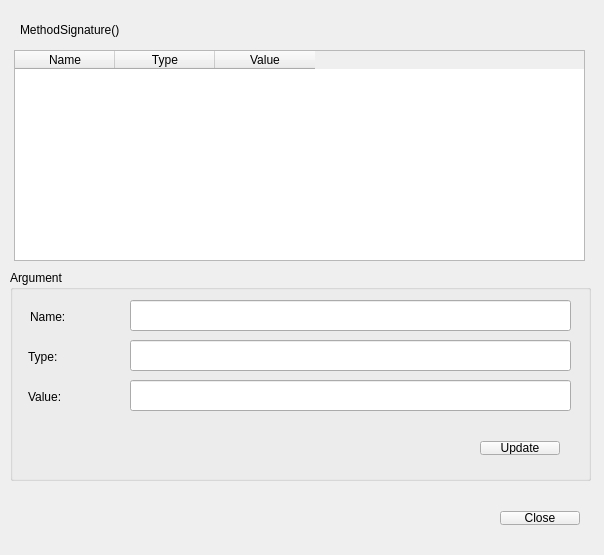
<?xml version="1.0" encoding="UTF-8"?>
<ui version="4.0">
 <class>ExperimentMethodParamsConfiguration</class>
 <widget class="QWidget" name="ExperimentMethodParamsConfiguration">
  <property name="geometry">
   <rect>
    <x>0</x>
    <y>0</y>
    <width>604</width>
    <height>555</height>
   </rect>
  </property>
  <property name="windowTitle">
   <string>ExperimentMethodParamsConfiguration</string>
  </property>
  <widget class="QWidget" name="layoutWidget">
   <property name="geometry">
    <rect>
     <x>10</x>
     <y>500</y>
     <width>581</width>
     <height>36</height>
    </rect>
   </property>
   <layout class="QHBoxLayout" name="horizontalLayout">
    <property name="sizeConstraint">
     <enum>QLayout::SetDefaultConstraint</enum>
    </property>
    <item>
     <spacer name="horizontalSpacer">
      <property name="orientation">
       <enum>Qt::Horizontal</enum>
      </property>
      <property name="sizeHint" stdset="0">
       <size>
        <width>40</width>
        <height>20</height>
       </size>
      </property>
     </spacer>
    </item>
    <item>
     <widget class="QPushButton" name="pbClose">
      <property name="text">
       <string>Close</string>
      </property>
     </widget>
    </item>
   </layout>
  </widget>
  <widget class="QTableWidget" name="twParameters">
   <property name="geometry">
    <rect>
     <x>14</x>
     <y>50</y>
     <width>571</width>
     <height>211</height>
    </rect>
   </property>
   <property name="editTriggers">
    <set>QAbstractItemView::NoEditTriggers</set>
   </property>
   <property name="selectionMode">
    <enum>QAbstractItemView::SingleSelection</enum>
   </property>
   <property name="selectionBehavior">
    <enum>QAbstractItemView::SelectRows</enum>
   </property>
   <property name="showGrid">
    <bool>false</bool>
   </property>
   <property name="columnCount">
    <number>3</number>
   </property>
   <attribute name="verticalHeaderVisible">
    <bool>false</bool>
   </attribute>
   <column>
    <property name="text">
     <string>Name</string>
    </property>
   </column>
   <column>
    <property name="text">
     <string>Type</string>
    </property>
   </column>
   <column>
    <property name="text">
     <string>Value</string>
    </property>
   </column>
  </widget>
  <widget class="QLabel" name="labMethodSignature">
   <property name="geometry">
    <rect>
     <x>20</x>
     <y>20</y>
     <width>551</width>
     <height>19</height>
    </rect>
   </property>
   <property name="text">
    <string>MethodSignature()</string>
   </property>
  </widget>
  <widget class="QGroupBox" name="gbParameter">
   <property name="geometry">
    <rect>
     <x>10</x>
     <y>270</y>
     <width>581</width>
     <height>211</height>
    </rect>
   </property>
   <property name="title">
    <string>Argument</string>
   </property>
   <widget class="QLabel" name="label_2">
    <property name="geometry">
     <rect>
      <x>20</x>
      <y>30</y>
      <width>71</width>
      <height>34</height>
     </rect>
    </property>
    <property name="text">
     <string>Name:</string>
    </property>
   </widget>
   <widget class="QLineEdit" name="leParamName">
    <property name="geometry">
     <rect>
      <x>120</x>
      <y>30</y>
      <width>441</width>
      <height>31</height>
     </rect>
    </property>
   </widget>
   <widget class="QLabel" name="label_3">
    <property name="geometry">
     <rect>
      <x>18</x>
      <y>70</y>
      <width>71</width>
      <height>34</height>
     </rect>
    </property>
    <property name="text">
     <string>Type:</string>
    </property>
   </widget>
   <widget class="QLineEdit" name="leParamType">
    <property name="geometry">
     <rect>
      <x>120</x>
      <y>70</y>
      <width>441</width>
      <height>31</height>
     </rect>
    </property>
   </widget>
   <widget class="QLabel" name="label_4">
    <property name="geometry">
     <rect>
      <x>18</x>
      <y>110</y>
      <width>71</width>
      <height>34</height>
     </rect>
    </property>
    <property name="text">
     <string>Value:</string>
    </property>
   </widget>
   <widget class="QLineEdit" name="leParamValue">
    <property name="geometry">
     <rect>
      <x>120</x>
      <y>110</y>
      <width>441</width>
      <height>31</height>
     </rect>
    </property>
   </widget>
   <widget class="QWidget" name="layoutWidget_2">
    <property name="geometry">
     <rect>
      <x>10</x>
      <y>160</y>
      <width>551</width>
      <height>36</height>
     </rect>
    </property>
    <layout class="QHBoxLayout" name="horizontalLayout_3">
     <property name="sizeConstraint">
      <enum>QLayout::SetDefaultConstraint</enum>
     </property>
     <item>
      <spacer name="horizontalSpacer_3">
       <property name="orientation">
        <enum>Qt::Horizontal</enum>
       </property>
       <property name="sizeHint" stdset="0">
        <size>
         <width>40</width>
         <height>20</height>
        </size>
       </property>
      </spacer>
     </item>
     <item>
      <widget class="QPushButton" name="pbUpdate">
       <property name="text">
        <string>Update</string>
       </property>
      </widget>
     </item>
    </layout>
   </widget>
  </widget>
 </widget>
 <layoutdefault spacing="6" margin="11"/>
 <resources/>
 <connections/>
</ui>
